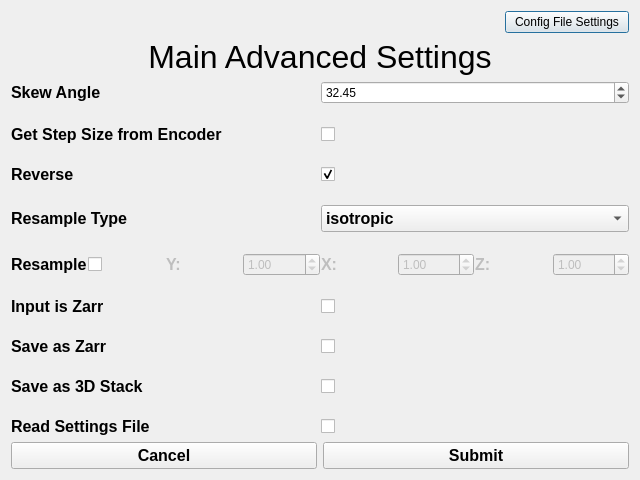
<?xml version="1.0" encoding="UTF-8"?>
<ui version="4.0">
 <class>mainAdvanced</class>
 <widget class="QDialog" name="mainAdvanced">
  <property name="geometry">
   <rect>
    <x>0</x>
    <y>0</y>
    <width>640</width>
    <height>480</height>
   </rect>
  </property>
  <property name="windowTitle">
   <string>Main Advanced Settings</string>
  </property>
  <layout class="QGridLayout" name="gridLayout" rowstretch="0,10,0">
   <item row="0" column="0">
    <layout class="QVBoxLayout" name="verticalLayout">
     <item>
      <layout class="QHBoxLayout" name="horizontalLayout_2" stretch="4,1">
       <item>
        <spacer name="horizontalSpacer">
         <property name="orientation">
          <enum>Qt::Horizontal</enum>
         </property>
         <property name="sizeHint" stdset="0">
          <size>
           <width>40</width>
           <height>20</height>
          </size>
         </property>
        </spacer>
       </item>
       <item>
        <widget class="QPushButton" name="configFileSettingsButton">
         <property name="text">
          <string>Config File Settings</string>
         </property>
        </widget>
       </item>
      </layout>
     </item>
     <item>
      <layout class="QHBoxLayout" name="horizontalLayout_3">
       <item>
        <widget class="QLabel" name="mainAdvancedSettingsLabel">
         <property name="font">
          <font>
           <pointsize>24</pointsize>
          </font>
         </property>
         <property name="text">
          <string>Main Advanced Settings</string>
         </property>
         <property name="alignment">
          <set>Qt::AlignHCenter|Qt::AlignTop</set>
         </property>
        </widget>
       </item>
      </layout>
     </item>
    </layout>
   </item>
   <item row="1" column="0">
    <layout class="QVBoxLayout" name="verticalLayout_2" stretch="1,1,1,1,1,1,1,1,1,1,1,1,1,1,1,1,1">
     <property name="spacing">
      <number>1</number>
     </property>
     <item>
      <layout class="QHBoxLayout" name="horizontalLayout_5">
       <item>
        <widget class="QLabel" name="skewAngleLabel">
         <property name="font">
          <font>
           <pointsize>12</pointsize>
           <bold>true</bold>
          </font>
         </property>
         <property name="toolTip">
          <string>Degrees</string>
         </property>
         <property name="text">
          <string>Skew Angle</string>
         </property>
        </widget>
       </item>
       <item>
        <widget class="QDoubleSpinBox" name="skewAngleSpinBox">
         <property name="toolTip">
          <string>Degrees</string>
         </property>
         <property name="singleStep">
          <double>0.010000000000000</double>
         </property>
         <property name="value">
          <double>32.450000000000003</double>
         </property>
        </widget>
       </item>
      </layout>
     </item>
     <item>
      <spacer name="verticalSpacer">
       <property name="orientation">
        <enum>Qt::Vertical</enum>
       </property>
       <property name="sizeType">
        <enum>QSizePolicy::Preferred</enum>
       </property>
       <property name="sizeHint" stdset="0">
        <size>
         <width>20</width>
         <height>10</height>
        </size>
       </property>
      </spacer>
     </item>
     <item>
      <layout class="QHBoxLayout" name="horizontalLayout_7">
       <item>
        <widget class="QLabel" name="dzFomrEncoderLabel">
         <property name="font">
          <font>
           <pointsize>12</pointsize>
           <bold>true</bold>
          </font>
         </property>
         <property name="toolTip">
          <string>Microns</string>
         </property>
         <property name="text">
          <string>Get Step Size from Encoder</string>
         </property>
        </widget>
       </item>
       <item>
        <widget class="QCheckBox" name="dzFromEncoderCheckBox">
         <property name="text">
          <string/>
         </property>
        </widget>
       </item>
      </layout>
     </item>
     <item>
      <spacer name="verticalSpacer_2">
       <property name="orientation">
        <enum>Qt::Vertical</enum>
       </property>
       <property name="sizeType">
        <enum>QSizePolicy::Preferred</enum>
       </property>
       <property name="sizeHint" stdset="0">
        <size>
         <width>20</width>
         <height>10</height>
        </size>
       </property>
      </spacer>
     </item>
     <item>
      <layout class="QHBoxLayout" name="horizontalLayout_8">
       <item>
        <widget class="QLabel" name="reverseDataLabel">
         <property name="font">
          <font>
           <pointsize>12</pointsize>
           <bold>true</bold>
          </font>
         </property>
         <property name="text">
          <string>Reverse</string>
         </property>
        </widget>
       </item>
       <item>
        <widget class="QCheckBox" name="reverseCheckBox">
         <property name="text">
          <string/>
         </property>
         <property name="checked">
          <bool>true</bool>
         </property>
        </widget>
       </item>
      </layout>
     </item>
     <item>
      <spacer name="verticalSpacer_3">
       <property name="orientation">
        <enum>Qt::Vertical</enum>
       </property>
       <property name="sizeType">
        <enum>QSizePolicy::Preferred</enum>
       </property>
       <property name="sizeHint" stdset="0">
        <size>
         <width>20</width>
         <height>10</height>
        </size>
       </property>
      </spacer>
     </item>
     <item>
      <layout class="QHBoxLayout" name="horizontalLayout_6">
       <item>
        <widget class="QLabel" name="resampleTypeLabel">
         <property name="font">
          <font>
           <pointsize>12</pointsize>
           <bold>true</bold>
          </font>
         </property>
         <property name="text">
          <string>Resample Type</string>
         </property>
        </widget>
       </item>
       <item>
        <widget class="QComboBox" name="resampleTypeComboBox">
         <property name="font">
          <font>
           <pointsize>12</pointsize>
           <bold>true</bold>
          </font>
         </property>
         <property name="editable">
          <bool>false</bool>
         </property>
         <property name="currentText">
          <string>isotropic</string>
         </property>
         <item>
          <property name="text">
           <string>isotropic</string>
          </property>
         </item>
         <item>
          <property name="text">
           <string>xy_isotropic</string>
          </property>
         </item>
        </widget>
       </item>
      </layout>
     </item>
     <item>
      <spacer name="verticalSpacer_5">
       <property name="orientation">
        <enum>Qt::Vertical</enum>
       </property>
       <property name="sizeType">
        <enum>QSizePolicy::Preferred</enum>
       </property>
       <property name="sizeHint" stdset="0">
        <size>
         <width>20</width>
         <height>10</height>
        </size>
       </property>
      </spacer>
     </item>
     <item>
      <layout class="QHBoxLayout" name="horizontalLayout_9">
       <item>
        <widget class="QLabel" name="resampleLabel">
         <property name="font">
          <font>
           <pointsize>12</pointsize>
           <bold>true</bold>
          </font>
         </property>
         <property name="text">
          <string>Resample</string>
         </property>
        </widget>
       </item>
       <item>
        <widget class="QCheckBox" name="resampleEnabledCheckBox">
         <property name="autoFillBackground">
          <bool>false</bool>
         </property>
         <property name="text">
          <string/>
         </property>
        </widget>
       </item>
       <item>
        <widget class="QLabel" name="resampleYLabel">
         <property name="enabled">
          <bool>false</bool>
         </property>
         <property name="font">
          <font>
           <pointsize>12</pointsize>
           <bold>true</bold>
          </font>
         </property>
         <property name="text">
          <string>Y:</string>
         </property>
        </widget>
       </item>
       <item>
        <widget class="QDoubleSpinBox" name="resampleYSpinBox">
         <property name="enabled">
          <bool>false</bool>
         </property>
         <property name="value">
          <double>1.000000000000000</double>
         </property>
        </widget>
       </item>
       <item>
        <widget class="QLabel" name="resampleXLabel">
         <property name="enabled">
          <bool>false</bool>
         </property>
         <property name="font">
          <font>
           <pointsize>12</pointsize>
           <bold>true</bold>
          </font>
         </property>
         <property name="text">
          <string>X:</string>
         </property>
        </widget>
       </item>
       <item>
        <widget class="QDoubleSpinBox" name="resampleXSpinBox">
         <property name="enabled">
          <bool>false</bool>
         </property>
         <property name="value">
          <double>1.000000000000000</double>
         </property>
        </widget>
       </item>
       <item>
        <widget class="QLabel" name="resampleZLabel">
         <property name="enabled">
          <bool>false</bool>
         </property>
         <property name="font">
          <font>
           <pointsize>12</pointsize>
           <bold>true</bold>
          </font>
         </property>
         <property name="text">
          <string>Z:</string>
         </property>
        </widget>
       </item>
       <item>
        <widget class="QDoubleSpinBox" name="resampleZSpinBox">
         <property name="enabled">
          <bool>false</bool>
         </property>
         <property name="value">
          <double>1.000000000000000</double>
         </property>
        </widget>
       </item>
      </layout>
     </item>
     <item>
      <spacer name="verticalSpacer_6">
       <property name="orientation">
        <enum>Qt::Vertical</enum>
       </property>
       <property name="sizeType">
        <enum>QSizePolicy::Preferred</enum>
       </property>
       <property name="sizeHint" stdset="0">
        <size>
         <width>20</width>
         <height>10</height>
        </size>
       </property>
      </spacer>
     </item>
     <item>
      <layout class="QHBoxLayout" name="zarrFileHorizontalLayout">
       <item>
        <widget class="QLabel" name="zarrFileLabel">
         <property name="font">
          <font>
           <pointsize>12</pointsize>
           <bold>true</bold>
          </font>
         </property>
         <property name="text">
          <string>Input is Zarr</string>
         </property>
        </widget>
       </item>
       <item>
        <widget class="QCheckBox" name="zarrFileCheckBox">
         <property name="text">
          <string/>
         </property>
        </widget>
       </item>
      </layout>
     </item>
     <item>
      <spacer name="verticalSpacer_7">
       <property name="orientation">
        <enum>Qt::Vertical</enum>
       </property>
       <property name="sizeType">
        <enum>QSizePolicy::Preferred</enum>
       </property>
       <property name="sizeHint" stdset="0">
        <size>
         <width>20</width>
         <height>10</height>
        </size>
       </property>
      </spacer>
     </item>
     <item>
      <layout class="QHBoxLayout" name="saveZarrHorizontalLayout">
       <item>
        <widget class="QLabel" name="saveZarrLabel">
         <property name="font">
          <font>
           <pointsize>12</pointsize>
           <bold>true</bold>
          </font>
         </property>
         <property name="text">
          <string>Save as Zarr</string>
         </property>
        </widget>
       </item>
       <item>
        <widget class="QCheckBox" name="saveZarrCheckBox">
         <property name="text">
          <string/>
         </property>
        </widget>
       </item>
      </layout>
     </item>
     <item>
      <spacer name="verticalSpacer_8">
       <property name="orientation">
        <enum>Qt::Vertical</enum>
       </property>
       <property name="sizeType">
        <enum>QSizePolicy::Preferred</enum>
       </property>
       <property name="sizeHint" stdset="0">
        <size>
         <width>20</width>
         <height>10</height>
        </size>
       </property>
      </spacer>
     </item>
     <item>
      <layout class="QHBoxLayout" name="save3DStackHorizontalLayout">
       <item>
        <widget class="QLabel" name="save3DStackLabel">
         <property name="font">
          <font>
           <pointsize>12</pointsize>
           <bold>true</bold>
          </font>
         </property>
         <property name="text">
          <string>Save as 3D Stack</string>
         </property>
        </widget>
       </item>
       <item>
        <widget class="QCheckBox" name="save3DStackCheckBox">
         <property name="text">
          <string/>
         </property>
        </widget>
       </item>
      </layout>
     </item>
     <item>
      <spacer name="verticalSpacer_9">
       <property name="orientation">
        <enum>Qt::Vertical</enum>
       </property>
       <property name="sizeHint" stdset="0">
        <size>
         <width>20</width>
         <height>40</height>
        </size>
       </property>
      </spacer>
     </item>
     <item>
      <layout class="QHBoxLayout" name="horizontalLayout_4">
       <item>
        <widget class="QLabel" name="parseSettingFileLabel">
         <property name="font">
          <font>
           <pointsize>12</pointsize>
           <bold>true</bold>
          </font>
         </property>
         <property name="text">
          <string>Read Settings File</string>
         </property>
        </widget>
       </item>
       <item>
        <widget class="QCheckBox" name="parseSettingFileCheckBox">
         <property name="text">
          <string/>
         </property>
        </widget>
       </item>
      </layout>
     </item>
    </layout>
   </item>
   <item row="2" column="0">
    <layout class="QHBoxLayout" name="horizontalLayout">
     <item>
      <widget class="QPushButton" name="cancelButton">
       <property name="font">
        <font>
         <pointsize>12</pointsize>
         <bold>true</bold>
        </font>
       </property>
       <property name="text">
        <string>Cancel</string>
       </property>
      </widget>
     </item>
     <item>
      <widget class="QPushButton" name="submitButton">
       <property name="font">
        <font>
         <pointsize>12</pointsize>
         <bold>true</bold>
        </font>
       </property>
       <property name="text">
        <string>Submit</string>
       </property>
      </widget>
     </item>
    </layout>
   </item>
  </layout>
 </widget>
 <resources/>
 <connections/>
</ui>
